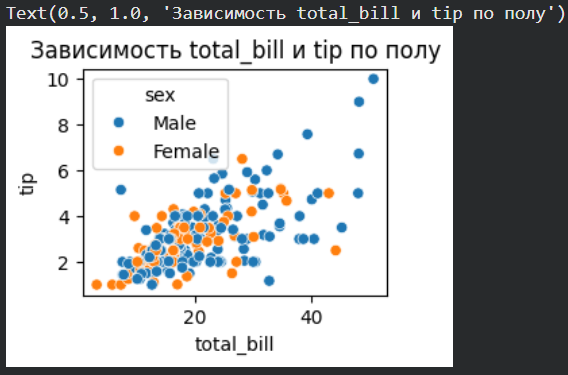

The script that drew this image:
import seaborn as sns
import matplotlib.pyplot as plt
import pandas as pd

# Загрузка данных
tips = sns.load_dataset('tips')

plt.subplot(2, 2, 2)
sns.scatterplot(data=tips, x='total_bill', y='tip', hue='sex')
plt.title('Зависимость total_bill и tip по полу')
